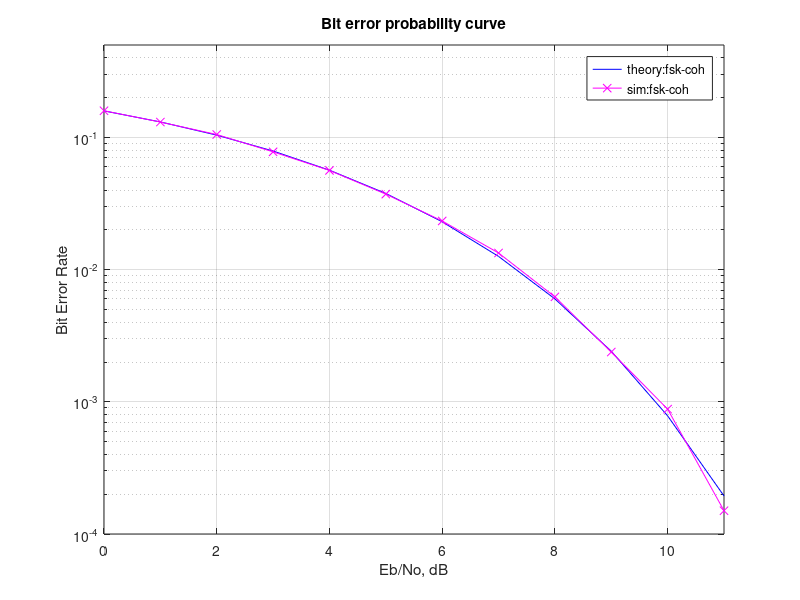

This chart was generated by the following MATLAB code:
%%%%%%%%%%%%%%%%%%%%%%%%%%%%%%%%%%%%%%%%%%%%%%%%%%%%%%%%%%%%
% All rights reserved by Krishna Pillai, http://www.dsplog.com 
% The file may not be re-distributed without explicit authorization
% from Krishna Pillai.
% Checked for proper operation with Octave Version 3.0.0
% Author	: Krishna Pillai
% Email		: krishna@dsplog.com
% Version	: 1.0
% Date		: 05 June 2008
% %%%%%%%%%%%%%%%%%%%%%%%%%%%%%%%%%%%%%%%%%%%%%%%%%%%%%%%%%%

% Simple Matlab example of binary Frequency Shift Keying using
% coherent demodulation

clear
N = 10^5 % number of bits or symbols
T = 8; % symbol duration
t = [0:1/T:0.99]; % sampling instants
tR = kron(ones(1,N),t); % repeating the sampling instants 

Eb_N0_dB = [0:11]; % multiple Eb/N0 values

for ii = 1:length(Eb_N0_dB)
   % generating the bits
   ip = rand(1,N)>0.5; % generating 0,1 with equal probability
   freqM = ip+1; % converting the bits into frequency, bit0 -> frequency of 1, bit1 -> frequency of 2
   freqR = kron(freqM,ones(1,T)); % repeating
   x = (sqrt(2)/sqrt(T))*cos(2*pi*freqR.*tR); %generating the FSK modulated signal 

   % noise
   n = 1/sqrt(2)*[randn(1,N*T) + j*randn(1,N*T)]; % white gaussian noise, 0dB variance 

   % coherent receiver
   y = x + 10^(-Eb_N0_dB(ii)/20)*n; % additive white gaussian noise
   op1 = conv(y, sqrt(2/T)*cos(2*pi*1*t)); % correlating with frequency 1
   op2 = conv(y, sqrt(2/T)*cos(2*pi*2*t)); % correlating with frequency 2 

   % demodulation
   ipHat = [real(op1(T+1:T:end)) < real(op2(T+1:T:end))]; %
   nErr(ii) = size(find([ip - ipHat]),2); % counting the number of errors 

end
simBer = nErr/N;
theoryBer = 0.5*erfc(sqrt((10.^(Eb_N0_dB/10))/2)); %theoretical BER 

close all
figure
semilogy(Eb_N0_dB,theoryBer,'b-');
hold on
semilogy(Eb_N0_dB,simBer,'mx-');
axis([0 11 10^-4 0.5])
grid on
legend('theory:fsk-coh', 'sim:fsk-coh');
xlabel('Eb/No, dB')
ylabel('Bit Error Rate')
title('Bit error probability curve')